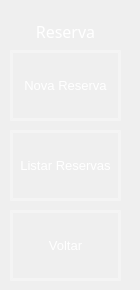
     <widget class="QWidget" name="page_12">
      <widget class="QToolButton" name="bttn_voltar_3">
       <property name="geometry">
        <rect>
         <x>10</x>
         <y>210</y>
         <width>111</width>
         <height>71</height>
        </rect>
       </property>
       <property name="sizePolicy">
        <sizepolicy hsizetype="Preferred" vsizetype="Preferred">
         <horstretch>0</horstretch>
         <verstretch>0</verstretch>
        </sizepolicy>
       </property>
       <property name="font">
        <font>
         <pointsize>10</pointsize>
        </font>
       </property>
       <property name="styleSheet">
        <string notr="true">QToolButton {
    background-color: rgba(0,0,0,0);
    border: 3px solid rgba(255, 255, 255, 0.3); /* Borda branca translúcida */
    color:  rgba(255, 255, 255,255); 
}

QToolButton:hover {
     background-color: rgba(255, 255, 255, 30);
    border-color: rgba(255, 255, 255,255); 
}

QToolButton:pressed {
    background-color: #A0B2C8; /* Azul acinzentado */
border-color: #003366; /* Azul escuro */
color:#003366;
}
</string>
       </property>
       <property name="text">
        <string>Voltar</string>
       </property>
       <property name="icon">
        <iconset>
         <normaloff>../Icones/keyboard_return_24dp_E3E3E3_FILL0_wght400_GRAD0_opsz24.png</normaloff>../Icones/keyboard_return_24dp_E3E3E3_FILL0_wght400_GRAD0_opsz24.png</iconset>
       </property>
       <property name="iconSize">
        <size>
         <width>32</width>
         <height>32</height>
        </size>
       </property>
       <property name="toolButtonStyle">
        <enum>Qt::ToolButtonTextUnderIcon</enum>
       </property>
      </widget>
      <widget class="QToolButton" name="bttn_listar_reserva">
       <property name="geometry">
        <rect>
         <x>10</x>
         <y>130</y>
         <width>111</width>
         <height>71</height>
        </rect>
       </property>
       <property name="sizePolicy">
        <sizepolicy hsizetype="Preferred" vsizetype="Preferred">
         <horstretch>0</horstretch>
         <verstretch>0</verstretch>
        </sizepolicy>
       </property>
       <property name="font">
        <font>
         <pointsize>10</pointsize>
        </font>
       </property>
       <property name="styleSheet">
        <string notr="true">QToolButton {
    background-color: rgba(0,0,0,0);
    border: 3px solid rgba(255, 255, 255, 0.3); /* Borda branca translúcida */
    color:  rgba(255, 255, 255,255); 
}

QToolButton:hover {
     background-color: rgba(255, 255, 255, 30);
    border-color: rgba(255, 255, 255,255); 
}

QToolButton:pressed {
    background-color: #A0B2C8; /* Azul acinzentado */
border-color: #003366; /* Azul escuro */
color:#003366;
}
</string>
       </property>
       <property name="text">
        <string>Listar Reservas</string>
       </property>
       <property name="icon">
        <iconset>
         <normaloff>../Icones/list_24dp_E3E3E3_FILL0_wght400_GRAD0_opsz24.png</normaloff>../Icones/list_24dp_E3E3E3_FILL0_wght400_GRAD0_opsz24.png</iconset>
       </property>
       <property name="iconSize">
        <size>
         <width>32</width>
         <height>32</height>
        </size>
       </property>
       <property name="toolButtonStyle">
        <enum>Qt::ToolButtonTextUnderIcon</enum>
       </property>
      </widget>
      <widget class="QToolButton" name="bttn_nova_reserva">
       <property name="geometry">
        <rect>
         <x>10</x>
         <y>50</y>
         <width>111</width>
         <height>71</height>
        </rect>
       </property>
       <property name="sizePolicy">
        <sizepolicy hsizetype="Preferred" vsizetype="Preferred">
         <horstretch>0</horstretch>
         <verstretch>0</verstretch>
        </sizepolicy>
       </property>
       <property name="font">
        <font>
         <pointsize>10</pointsize>
        </font>
       </property>
       <property name="styleSheet">
        <string notr="true">QToolButton {
    background-color: rgba(0,0,0,0);
    border: 3px solid rgba(255, 255, 255, 0.3); /* Borda branca translúcida */
    color:  rgba(255, 255, 255,255); 
}

QToolButton:hover {
     background-color: rgba(255, 255, 255, 30);
    border-color: rgba(255, 255, 255,255); 
}

QToolButton:pressed {
    background-color: #A0B2C8; /* Azul acinzentado */
border-color: #003366; /* Azul escuro */
color:#003366;
}
</string>
       </property>
       <property name="text">
        <string>Nova Reserva</string>
       </property>
       <property name="icon">
        <iconset>
         <normaloff>../Icones/location_away_24dp_E3E3E3_FILL0_wght400_GRAD0_opsz24.png</normaloff>../Icones/location_away_24dp_E3E3E3_FILL0_wght400_GRAD0_opsz24.png</iconset>
       </property>
       <property name="iconSize">
        <size>
         <width>32</width>
         <height>32</height>
        </size>
       </property>
       <property name="toolButtonStyle">
        <enum>Qt::ToolButtonTextUnderIcon</enum>
       </property>
      </widget>
      <widget class="QLabel" name="label_98">
       <property name="geometry">
        <rect>
         <x>0</x>
         <y>20</y>
         <width>131</width>
         <height>21</height>
        </rect>
       </property>
       <property name="font">
        <font>
         <family>Montserrat Medium</family>
         <pointsize>12</pointsize>
         <weight>50</weight>
         <bold>false</bold>
        </font>
       </property>
       <property name="text">
        <string>&lt;html&gt;&lt;head/&gt;&lt;body&gt;&lt;p align=&quot;center&quot;&gt;&lt;span style=&quot; color:#ffffff;&quot;&gt;Reserva&lt;/span&gt;&lt;/p&gt;&lt;/body&gt;&lt;/html&gt;</string>
       </property>
      </widget>
     </widget>
